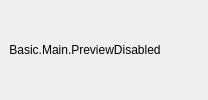
  <widget class="QDockWidget" name="previewDock">
   <property name="allowedAreas">
    <set>Qt::AllDockWidgetAreas</set>
   </property>
   <property name="windowTitle">
    <string>Basic.Main.Preview</string>
   </property>
   <attribute name="dockWidgetArea">
    <number>4</number>
   </attribute>
   <widget class="QWidget" name="dockWidgetContents">
    <layout class="QHBoxLayout" name="horizontalLayout_5" stretch="0">
     <item>
      <layout class="QHBoxLayout" name="horizontalLayout_2">
       <item>
        <widget class="QLabel" name="previewDisabledLabel">
         <property name="sizePolicy">
          <sizepolicy hsizetype="Expanding" vsizetype="Expanding">
           <horstretch>0</horstretch>
           <verstretch>0</verstretch>
          </sizepolicy>
         </property>
         <property name="contextMenuPolicy">
          <enum>Qt::CustomContextMenu</enum>
         </property>
         <property name="text">
          <string>Basic.Main.PreviewDisabled</string>
         </property>
         <property name="alignment">
          <set>Qt::AlignCenter</set>
         </property>
        </widget>
       </item>
       <item>
        <layout class="QHBoxLayout" name="previewLayout">
         <property name="spacing">
          <number>2</number>
         </property>
         <item>
          <layout class="QVBoxLayout" name="previewTextLayout">
           <property name="spacing">
            <number>4</number>
           </property>
           <item>
            <widget class="OBSBasicPreview" name="preview" native="true">
             <property name="sizePolicy">
              <sizepolicy hsizetype="Expanding" vsizetype="Expanding">
               <horstretch>0</horstretch>
               <verstretch>0</verstretch>
              </sizepolicy>
             </property>
             <property name="minimumSize">
              <size>
               <width>32</width>
               <height>32</height>
              </size>
             </property>
             <property name="focusPolicy">
              <enum>Qt::ClickFocus</enum>
             </property>
             <property name="contextMenuPolicy">
              <enum>Qt::CustomContextMenu</enum>
             </property>
            </widget>
           </item>
          </layout>
         </item>
        </layout>
       </item>
      </layout>
     </item>
    </layout>
   </widget>
  </widget>
